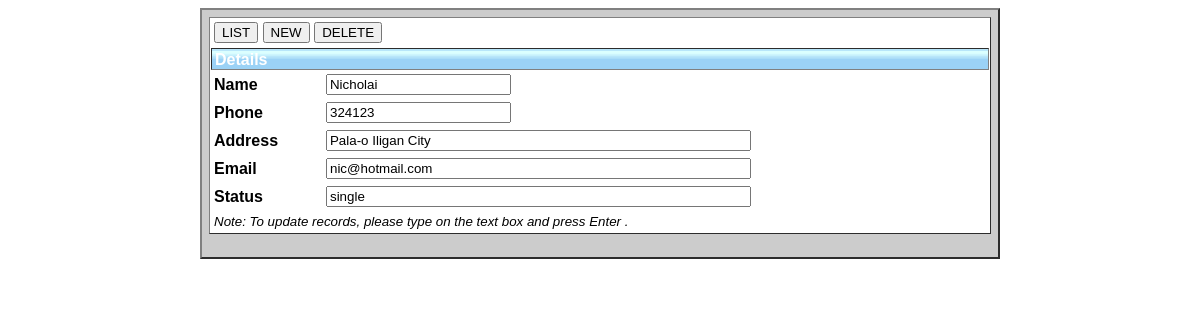
The page /index.php?page=3 on the database its author committed.
### tables this page shows
CREATE TABLE `contact_info` (
  `id` smallint(5) unsigned NOT NULL AUTO_INCREMENT,
  `phone` varchar(15) NOT NULL,
  `name` varchar(30) NOT NULL DEFAULT '',
  `address` varchar(65) NOT NULL DEFAULT '',
  `email` varchar(25) NOT NULL DEFAULT '',
  `status` varchar(15) NOT NULL DEFAULT '',
  PRIMARY KEY (`id`)
);

### db_rbtm.php (called while the page is built, shortened)
<?php
$tbl_name="contact_info";
?>

### index.php (the view, shortened to what this page needs)
<html>
<head>
<link rel="stylesheet" type="text/css" href="main.css">
</head>
<?php
	        include("db_rbtm.php");
$pageNum = 0;
		if(isset($_GET['page']))
	{  $pageNumView = $_GET['page'];
	$pageNum = $pageNumView - 1; };
		$query = "SELECT * FROM $tbl_name "." LIMIT $pageNum, 1";
		$result = mysql_query($query) or die('Error, query failed');
		$rows=mysql_fetch_array($result);
?>
<body>
<table width="800" border="2" align="center" cellpadding="2" cellspacing="5" bgcolor="#CCCCCC">
<td>
<form id="form1" name="form1" method="get" action="submenu_choice.php">
<table width="100%" border="1" cellpadding="3" cellspacing="1" bgcolor="#FFFFFF">
<tr>
<td align="left" colspan="2"><input type="submit" name="list" value="LIST" /> <input type="submit" name="new" value="NEW" /> <input id="delrec" type="button" name="delete" value="DELETE" /> </td>
</tr>
</form>
<tr>
<form id="form3" name="form3" method="post" action="">
<tr>
<th colspan="3" bgcolor="#00CCFF"><strong>Details</strong> </th>
</tr>
<tr>
<td width="14%"><strong>Name</strong></td>
<td width="84%"><input name="namedetails" type="text" id="namedetails" size="20" value="<?php echo $rows['name']; ?>"/> </td>
</tr>
</form>
<form id="form4" name="form4" method="post" action="">
<tr>
<td width="14%"><strong>Phone</strong></td>
<td width="84%"><input name="phonedetails" type="text" id="phonedetails" size="20" value="<?php echo $rows['phone']; ?>"/> </td>
</tr>
</form>
<form id="form5" name="form5" method="post" action="">
<tr>
<td width="14%"><strong>Address</strong></td>
<td width="84%"><input name="addressdetails" type="text" id="addressdetails" size="50" value="<?php echo $rows['address']; ?>"/></td>
</tr>
</form>
<form id="form6" name="form6" method="post" action="">
<tr>
<td><strong>Email</strong></td>
<td><input name="emaildetails" type="text" id="emaildetails" size="50" value="<?php echo $rows['email']; ?>"/></td>
</tr>
</form>
<form id="form7" name="form7" method="post" action="">
<tr>
<td><strong>Status</strong></td>
<td><input name="statusdetails" type="text" id="statusdetails" size="50" value="<?php echo $rows['status']; ?>"/></td>
</tr>
<tr>
<td align="left" colspan="2"> <small> <em>Note: To update records, please type on the text box and press Enter . </em></small></td>
</tr>
</form>
</table>
</body>
</html>

### main.css (style rules this page uses)
td { border:0px solid blue; }
th { background-image:url('./img/header.png'); background-repeat:repeat-x; text-align:left; padding-top:2px; padding-bottom:0px; font-weight:900; color:#FFFFFF; }
body { font-family: Helvetica; font-size: 11px; color: #000; }

### rows shown on the page
contact_info: namedetails "Nicholai", phonedetails "324123", addressdetails "Pala-o Iligan City", emaildetails "nic@hotmail.com", statusdetails "single"
